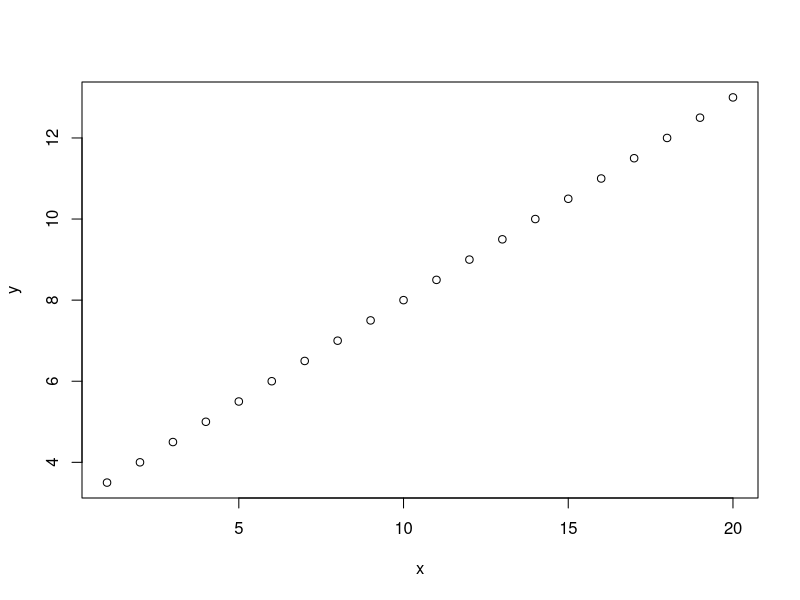
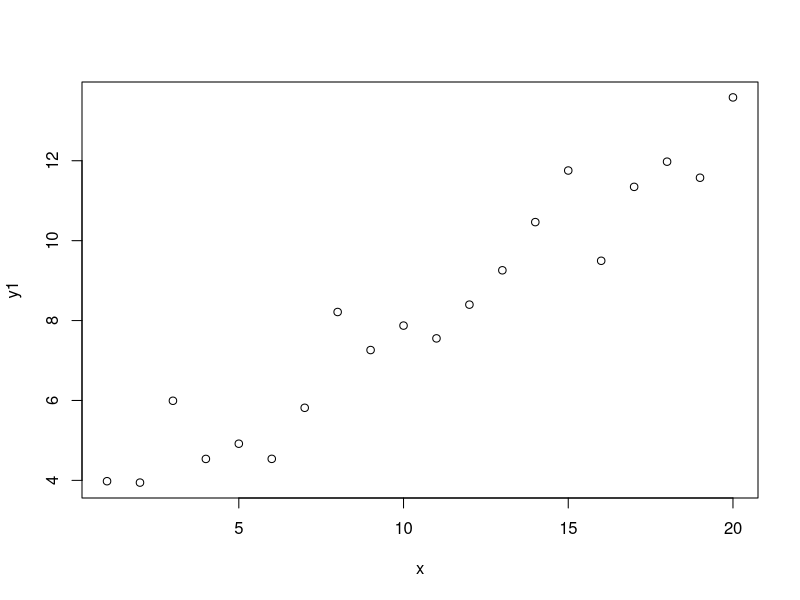
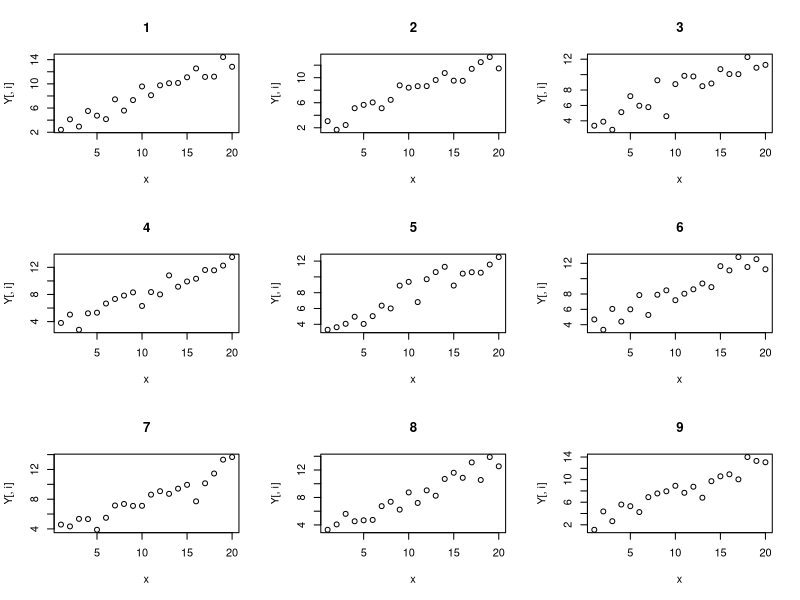

These charts were generated, in order, by the following R code:
x <- 1:20
beta0 <- 3
beta1 <- 0.5
y <- beta0 + beta1*x
y1 <- beta0 + beta1 * x + rnorm(20, sd=1)
data.frame(x,y,y1)
plot(y~x)
plot(y1~x)
Y <- matrix(NA_real_, nrow=20, ncol=1000)
for(i in 1:1000) Y[,i] <- beta0 + beta1 * x + rnorm(20)
Y[,1:3]
par(mfrow=c(3,3))
for(i in 1:9) plot(Y[,i]~x, main=i)
estimator <- function(y)
{
  beta0 <- coef(lm(y~x))[[1]]
  beta0
}
Beta0 <- numeric(1000)
for(i in 1:1000) Beta0[i] <- estimator(Y[,i])
